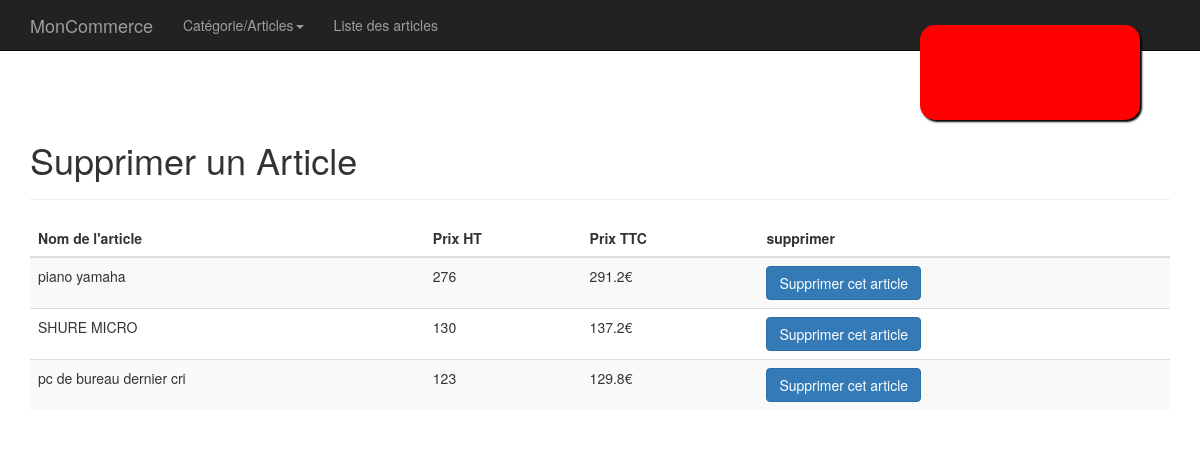
Page /suppArticle.php?unique=false on the earlier database version.
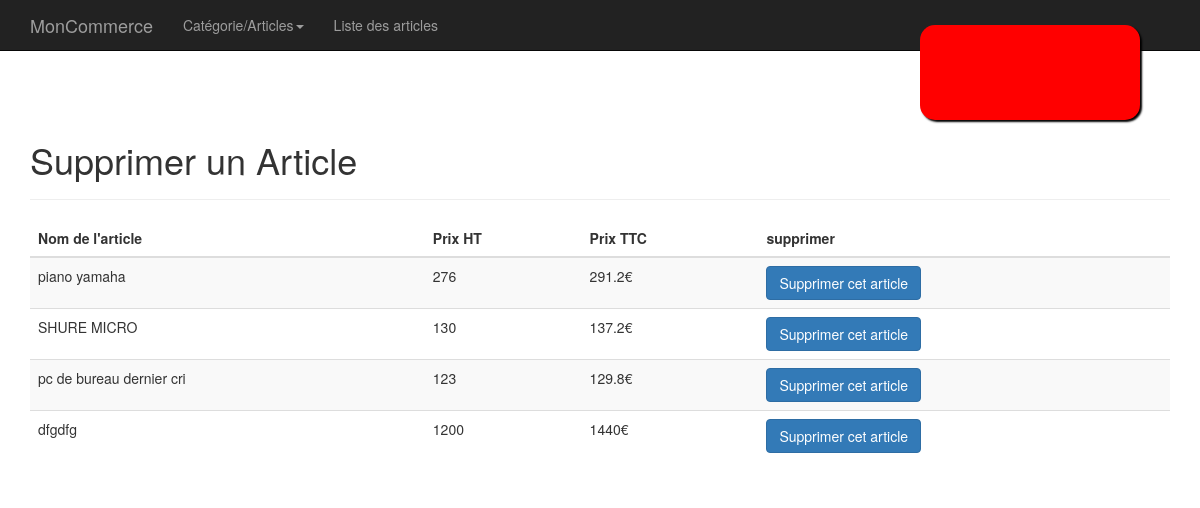
Same page on the later database version.
### tables this page shows
CREATE TABLE `produits` (
  `id` int(11) NOT NULL,
  `libelle` varchar(255) NOT NULL,
  `description` varchar(255) NOT NULL,
  `categorie` int(11) NOT NULL,
  `ref` varchar(255) NOT NULL,
  `tarifht` float NOT NULL,
  `tva` float NOT NULL,
  `photo_url` varchar(255) NOT NULL
);

### inc/calculePrix.php (called while the page is built, shortened)
<?php
function prixttc($prixht, $tva){
	$prix_ht = (float)$prixht;
	$tvaAppliquer = (float)$tva;
	return round($prixttc = $prix_ht + ($prix_ht * $tvaAppliquer),1, PHP_ROUND_HALF_EVEN);
}
?>

### suppArticle.php (the view, shortened to what this page needs)
<?php
require_once  'inc/calculePrix.php';
require_once 'inc/articleById.php';
if(isset($_GET)){
	if(!isset($_GET['idart']) && $_GET['unique'] == 'false'){
		$affArtUnique = false;
		$arti = $bdd->prepare('SELECT * FROM produits');
		if($arti->execute()){
			$list_arti = $arti->fetchAll(PDO::FETCH_ASSOC);
		}else{
			var_dump($arti->errorInfo());
		}
	}
}
?><!DOCTYPE html>
<html lang="fr">
<head>
	<?php require_once 'inc/headerlink.php'; ?>
</head>
<body>
	<?php require_once 'inc/nav.php'; ?>
<div class="container main">
	<div class="page-header">
		<h1>Supprimer un Article</h1>
	</div>
	<?php if(!$affArtUnique): ?>
		<table class="table table-hover table-striped">
			<thead>
				<tr>
					<th>Nom de l'article</th>
					<th>Prix HT</th>
					<th>Prix TTC</th>
					<th>supprimer</th>
				</tr>
			</thead>
			<tbody>
				<?php foreach($list_arti as $value): ?>
				<tr>
					<td><?=$value['libelle'];?></td>
					<td><?=$value['tarifht'];?></td>
					<td><?=prixttc($value['tarifht'], $value['tva']);?>€</td>
					<td><a href="suppArticle.php?idart=<?=$value['id'];?>&amp;unique=true" class="btn btn-primary">Supprimer cet article</a></td>
				</tr>
				<?php endforeach; ?>
			</tbody>
		</table>
	<?php endif; ?>
</div>
</body>
</html>

Differences in the rows shown:
added produits: libelle "dfgdfg", tarifht "1200", prixttc($value['tarifht'], $value['tva']) "1440"
